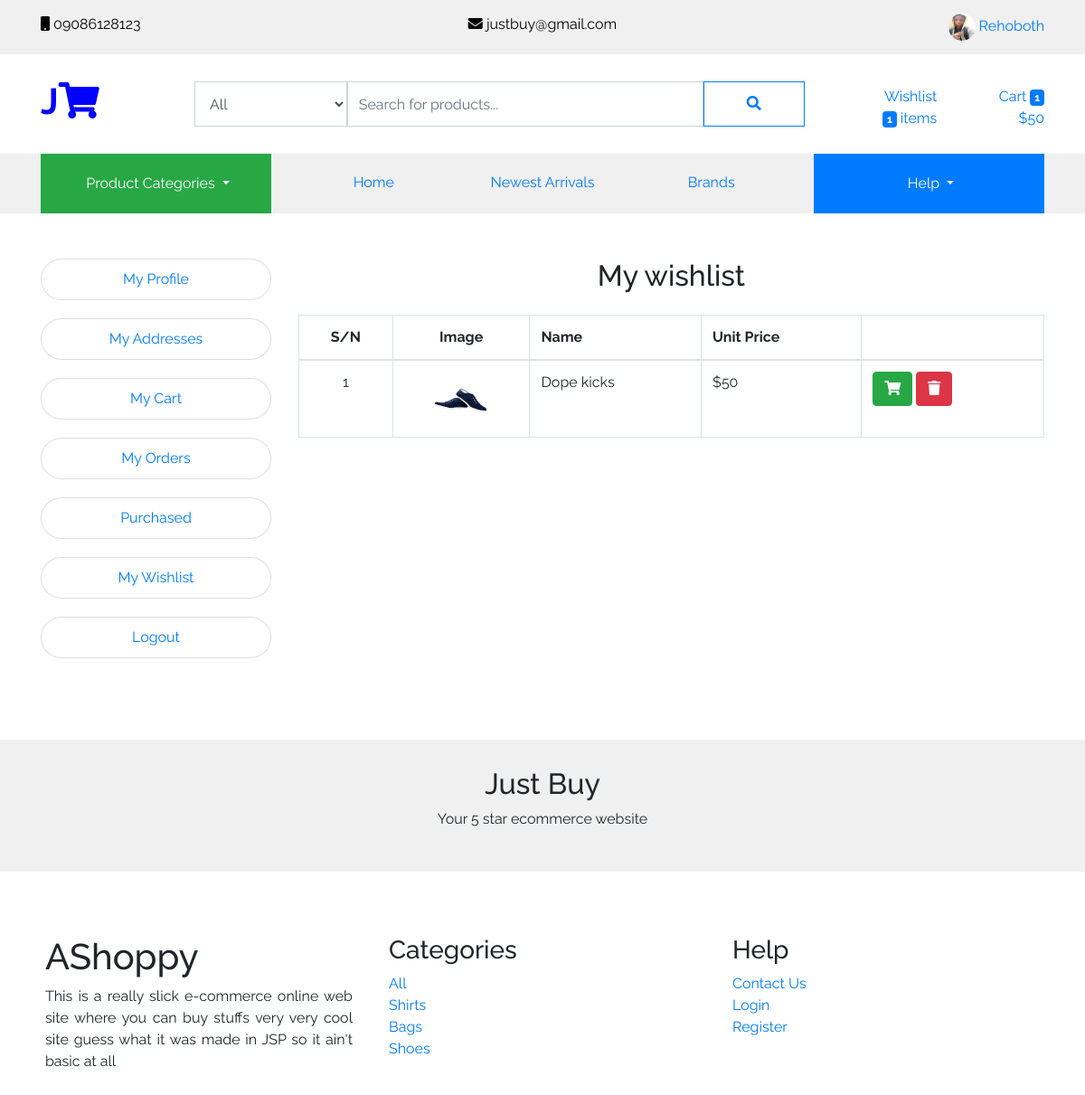
Screenshot of /my_wishlist.php (signed in) with the database file from the repository.
### tables this page shows
CREATE TABLE `users` (
  `UserID` int(11) NOT NULL,
  `FirstName` varchar(60) NOT NULL,
  `LastName` varchar(60) NOT NULL,
  `ProfilePicture` text DEFAULT NULL,
  `EmailAddress` varchar(100) DEFAULT NULL,
  `Password` varchar(100) NOT NULL
);

CREATE TABLE `wishlists` (
  `UserID` int(11) NOT NULL,
  `ProductID` int(11) NOT NULL,
  `DateTimeAdded` int(11) DEFAULT NULL
);

CREATE TABLE `products` (
  `ProductID` int(11) NOT NULL,
  `Name` varchar(100) NOT NULL,
  `Description` text NOT NULL,
  `Price` float NOT NULL,
  `Stock` int(11) NOT NULL,
  `Brand` int(11) NOT NULL,
  `Image` text DEFAULT NULL,
  `Category` int(11) NOT NULL,
  `LaunchDate` int(11) NOT NULL
);

CREATE TABLE `categories` (
  `CategoryID` int(11) NOT NULL,
  `CategoryName` varchar(60) DEFAULT NULL
);

### my_wishlist.php (the view, shortened to what the rows shown need)
<?php
    $classes_redirect = "classes/";
    include_once $classes_redirect."__WebAppConfig.php";
    include_once $classes_redirect."UsersView.php";
    include_once $classes_redirect."CategoriesView.php";
    $users_view_instance = new UsersView();
    if($users_view_instance->UserLoggedInVerified()){
        $user_details = $users_view_instance->GetUserDetails($users_view_instance->GetUserLoggedID());
    }else{
        $redirect_url = $app_conf->base_url()."404";
        header("location: $redirect_url");
    }
    include_once $classes_redirect."ProductsView.php";
    $products_view_instance = new ProductsView();
?>
<!DOCTYPE html>
<html lang="en" dir="ltr">
    <head>
        <title><?php echo $user_details["FirstName"]." ".$user_details["LastName"]; ?> | <?php $app_conf->app_name(); ?></title>
        <?php $app_conf->load_stylesheet("css/bootstrap.min.css"); ?>
        <?php $app_conf->load_stylesheet("css/style.css"); ?>
        <?php $app_conf->load_stylesheet("css/fontawesome.min.css"); ?>
    </head>
    <body>
        <?php include_once $app_conf->get_view("header"); ?>
        <?php include_once $app_conf->get_view("header2"); ?>
        <div class="container" style="margin-top: 50px; margin-bottom: 50px;">
            <div class="row">
                <div class="col-lg-9 col-md-8 col-12">
                    <div class="row">
                        <div class="col-12 text-center">
                            <h2>My wishlist</h2>
                        </div>
                    </div>
                    <div class="row mt-3">
                        <div class="col-lg-12">
                            <div class="table-responsive">
                                <table class="table table-stripped table-bordered table-hover">
                                    <thead>
                                        <tr>
                                            <th class="text-center">S/N</th>
                                            <th class="text-center">Image</th>
                                            <th>Name</th>
                                            <th>Unit Price</th>
                                            <th></th>
                                        </tr>
                                    </thead>
                                    <tbody>
                                        <?php
                                            $counter = 0;
                                            $user_wishlists = $products_view_instance->GetWishlistProducts($user_id);
                                            foreach($user_wishlists as $wishlist){
                                                $counter++;
                                                $product_details = $products_view_instance->GetProductDetails($wishlist["ProductID"]);
                                                ?>
                                                <tr>
                                                    <td class="text-center"><?php echo $counter; ?></td>
                                                    <td class="text-center"><img src="<?php echo $app_conf->base_url(); ?><?php echo $product_details["Image"]; ?>" width="60px" height="60px;"/></td>
                                                    <td><?php echo $product_details["Name"]; ?></td>
                                                    <td>
                                                        $<?php echo $product_details["Price"]; ?>
                                                    </td>
                                                    <td>
                                                        <?php
                                                            $user_has_cart = $products_view_instance->UserHasCart($user_details["UserID"]);
                                                            if($user_has_cart[0]){
                                                                $cart_id = $user_has_cart[1];
                                                                if($products_view_instance->InUserCart($cart_id, $product_details["ProductID"])){
                                                                    ?>
                                                                    <button class="btn btn-success" onclick="show_popup('Add to cart', 'Product already in cart');"><span class="fas fa-shopping-cart"></span></button>
                                                                    <?php
                                                                }else{
                                                                    ?>
                                                                    <button class="btn btn-outline-success" onclick="add_product_to_cart($(this), <?php echo $product_details["ProductID"]; ?>);"><span class="fas fa-shopping-cart"></span></button>
                                                                    <?php
                                                                }
                                                            }else{
                                                                ?>
                                                                <button class="btn btn-outline-success" onclick="add_product_to_cart($(this), <?php echo $product_details["ProductID"]; ?>);"><span class="fas fa-shopping-cart"></span></button>
                                                                <?php
                                                            }
                                                        ?>
                                                        <button class="btn btn-danger" onclick="remove_product_from_wishlist($(this), <?php echo $product_details["ProductID"]; ?>)"><span class="fas fa-trash"></span></button>
                                                    </td>
                                                </tr>
                                                <?php
                                            }
                                                ?>
                                    </tbody>
                                </table>
                            </div>
                        </div>
                    </div>
                </div>
            </div>
        </div>
        <?php include_once $app_conf->get_view("footer"); ?>
    </body>
</html>

### views/header.view.php (shortened to what the rows shown need)
<div class="header container-fluid">
            <div class="container">
                <div class="row">
                    <div class="col-xl-4 col-lg-4 col-md-4 text-right">
                        <?php
                            if($users_view_instance->UserLoggedInVerified()){
                                $user_details = $users_view_instance->GetUserDetails($users_view_instance->GetUserLoggedID());
                                $profile_picture = ($user_details["ProfilePicture"] == NULL) ? "assets/images/avatar.jpg": $user_details["ProfilePicture"];
                                $first_name = $user_details["FirstName"];
                                ?>
                                    <img src="<?php echo $app_conf->base_url(); ?><?php echo $profile_picture;?>" class="rounded-circle" width="30" height="30"/>
                                    <a href="<?php echo $app_conf->base_url(); ?>my_dashboard">
                                        <?php echo $first_name; ?>
                                    </a>
                                <?php
                            }else{
                                ?>
                                    <a href="<?php echo $app_conf->base_url(); ?>register"><i class="fa fa-user"></i> Register</a> |
                                    <a href="<?php echo $app_conf->base_url(); ?>login"><i class="fa fa-user-check"></i> Login</a>
                                <?php
                            }
                        ?>
                    </div>
                </div>
            </div>
        </div>
                   <?php $app_conf->get_font_awesome_icon("fas fa-envelope"); ?> ashoppy2020@gmail.com
                   <?php $app_conf->get_font_awesome_icon("fas fa-mobile"); ?> 07030700028
                   <?php
                       if($users_view_instance->UserLoggedInVerified()){
                           $user_details = $users_view_instance->GetUserDetails($users_view_instance->GetUserLoggedID());
                           ?>
                           <?php
                       }else{
                           ?>
                               <a href="<?php echo $app_conf->base_url(); ?>register"><i class="fa fa-user"></i> Register</a> |
                               <a href="<?php echo $app_conf->base_url(); ?>login"><i class="fa fa-user-check"></i> Login</a>
                           <?php
                       }
                   ?>

### views/footer.view.php (shortened to what the rows shown need)
<div class="container-fluid footer">
            <div class="container">
                <div class="row">
                    <div class="col-lg-4 col-md-4 col-12" style="padding: 20px;">
                        <h1>AShoppy</h1>
                    </div>
                    <div class="col-lg-4 col-md-4 col-12" style="padding: 20px;">
                        <h3>Categories</h3>
                        <a href="<?php echo $app_conf->base_url(); ?>products/all/all/all/all">All</a><br/>
                        <?php
                            $active_categories = $categories_view_instance->GetCategories("all");
                            foreach($active_categories as $category){
                                $category_name = $category["CategoryName"];
                                $category_id = $category["CategoryID"];
                                ?>
                                <a href="<?php echo $app_conf->base_url(); ?>products/<?php echo $category_id; ?>/all/all/all"><?php echo $category_name; ?></a><br/>
                                <?php
                            }
                        ?>
                    </div>
                </div>
            </div>
        </div>

### rows the page displays
users: ProfilePicture (picture), FirstName "Rehoboth"
wishlists: ProductID.Image (picture), ProductID.Name "Dope kicks", ProductID.Price "50"
categories: CategoryName "Shirts"
categories: CategoryName "Bags"
categories: CategoryName "Shoes"

### other values shown
$products_view_instance->GetNumWishlistProducts($user_id) "1"
$products_view_instance->GetNumCartProducts($cart_id) "1"
$products_view_instance->GetTotalCartBill($cart_id) "50"
